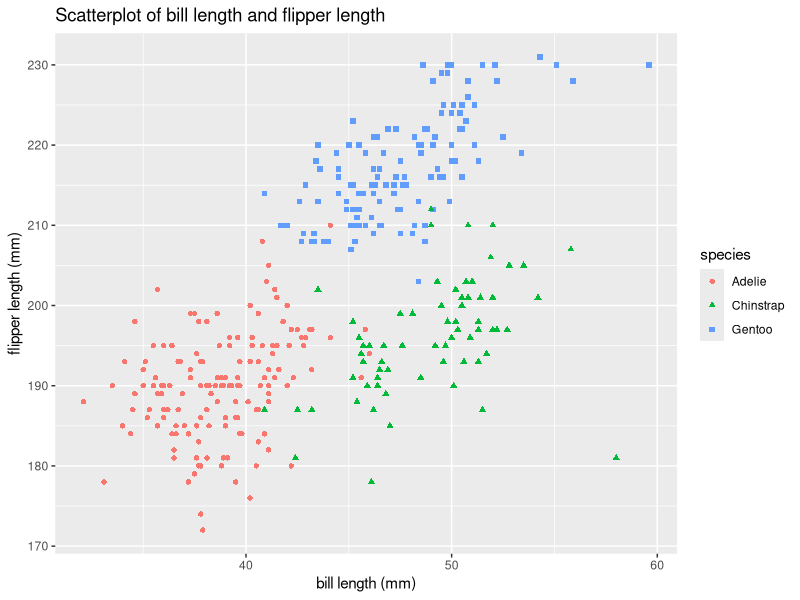
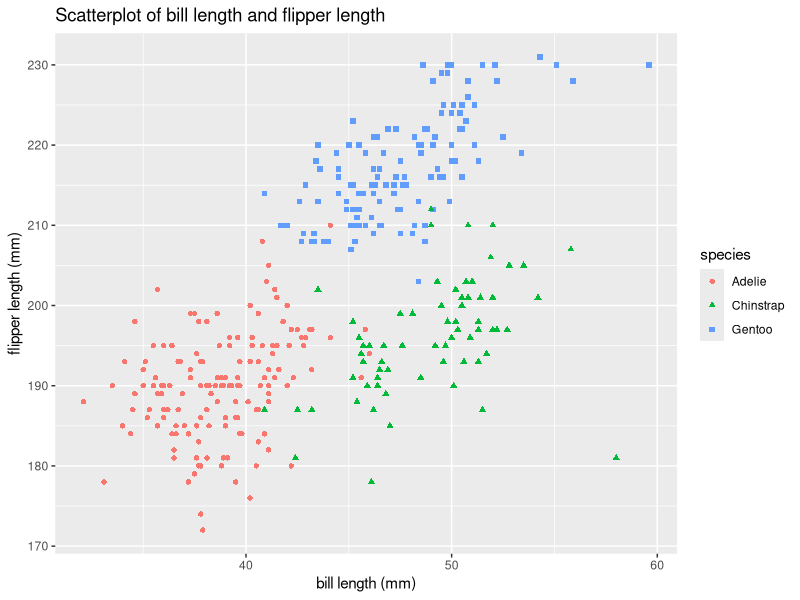

These figures' R source, in order:
## ---- chunk 1
library(tidyverse)
library(ggplot2)

knitr::opts_chunk$set(comment = NA, message = F, warning = F, echo = T)
## ---- chunk 2
prob1_df <-  
  tibble(
    ran_samp = rnorm(10),
    logical_vec = ran_samp > 0,
    char_vec = c("a", "b", "c", "d", "e", "f", "g", "h", "i", "j"),
    factor_vec = factor(c("low", "low", "low", "mod", "mod", "mod", "mod", "high", "high", "high"))
)
prob1_df
## ---- chunk 3
mean(pull(prob1_df, ran_samp))
mean(pull(prob1_df, logical_vec))
mean(pull(prob1_df, char_vec))
mean(pull(prob1_df, factor_vec))
## ---- chunk 4
# For this question I have hide the output since the instruction was stated as "please show this chunk but not the output)"

as.numeric(pull(prob1_df, ran_samp))
as.numeric(pull(prob1_df, logical_vec))
as.numeric(pull(prob1_df, char_vec))
as.numeric(pull(prob1_df, factor_vec))
## ---- chunk 5
mean(as.numeric(pull(prob1_df, ran_samp)))
mean(as.numeric(pull(prob1_df, logical_vec)))
mean(as.numeric(pull(prob1_df, char_vec)))
mean(as.numeric(pull(prob1_df, factor_vec)))
## ---- chunk 6
as.numeric(pull(prob1_df, logical_vec))*pull(prob1_df, ran_samp)
as.factor(pull(prob1_df, logical_vec))*pull(prob1_df, ran_samp)
as.numeric(as.factor(pull(prob1_df, logical_vec)))*pull(prob1_df, ran_samp)
## ---- chunk 7
data("penguins", package = "palmerpenguins")
penguins
## ---- chunk 8
summary(penguins)
## ---- chunk 9
ggplot(penguins, aes(x=bill_length_mm, y=flipper_length_mm, color = species, shape = species)) +
  geom_point() +
  labs(title="Scatterplot of bill length and flipper length",
       x="bill length (mm)", y = "flipper length (mm)")
ggsave("scatterplot.pdf")
